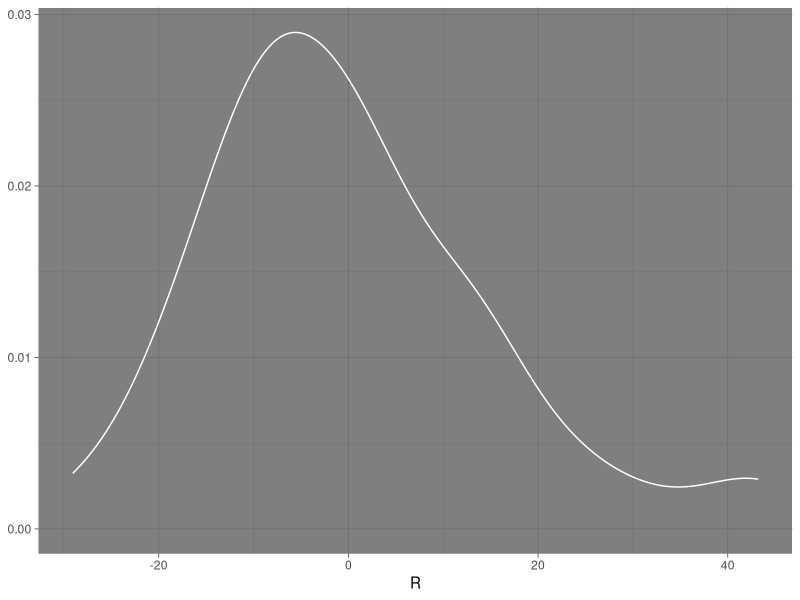
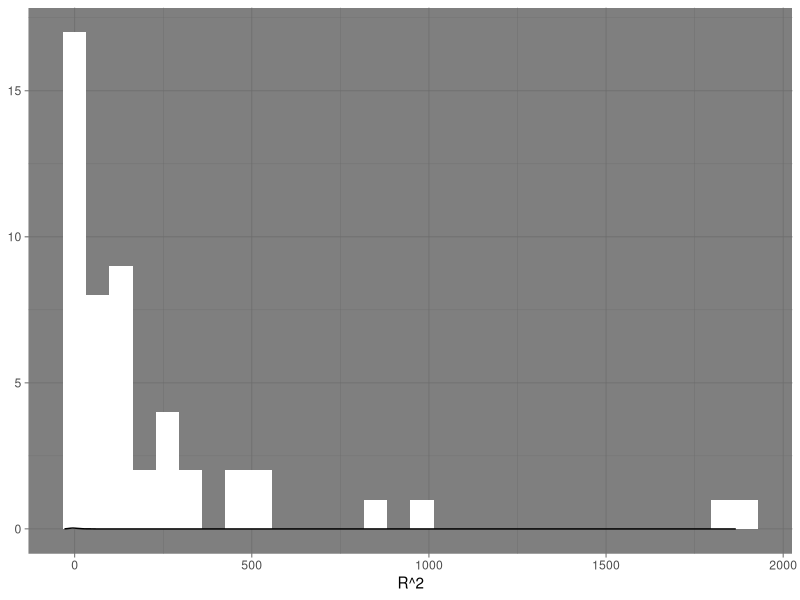
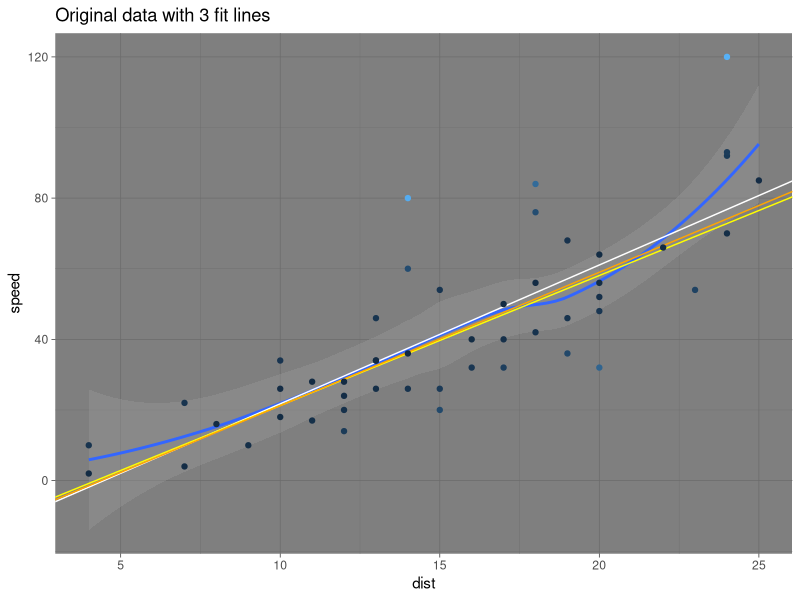
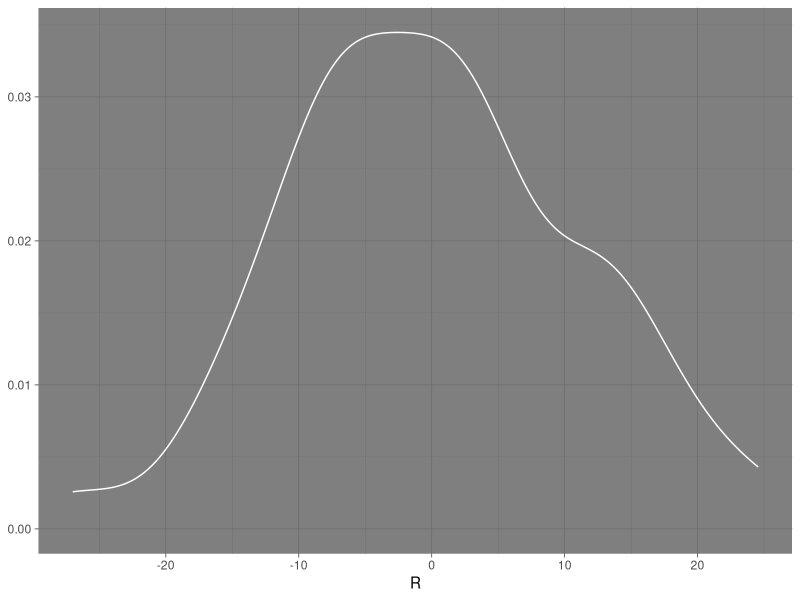
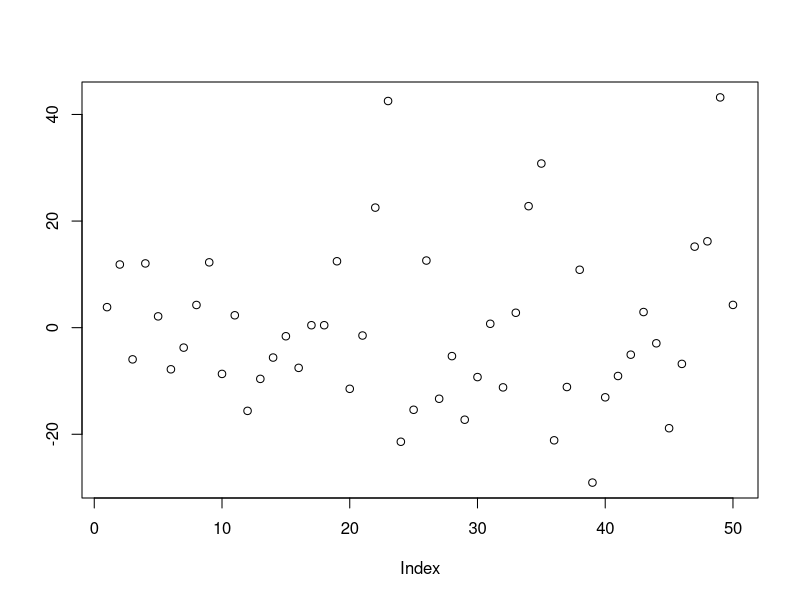
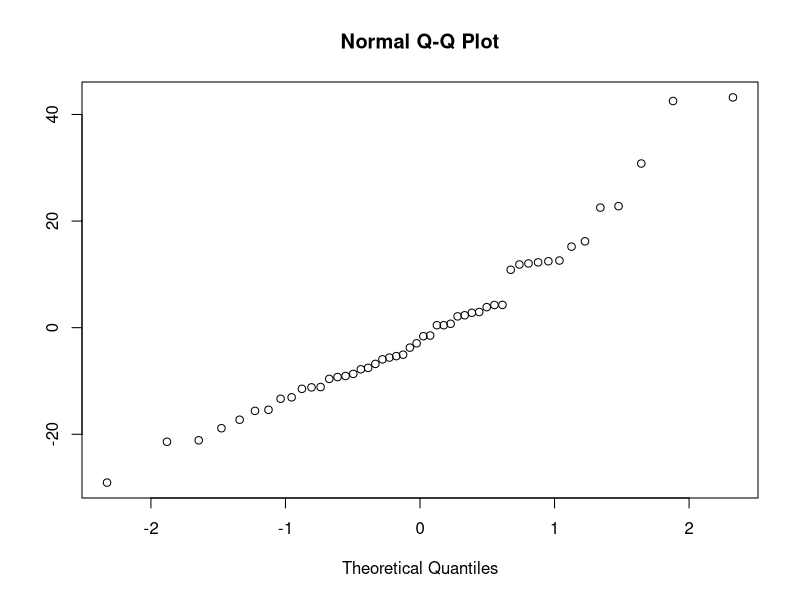
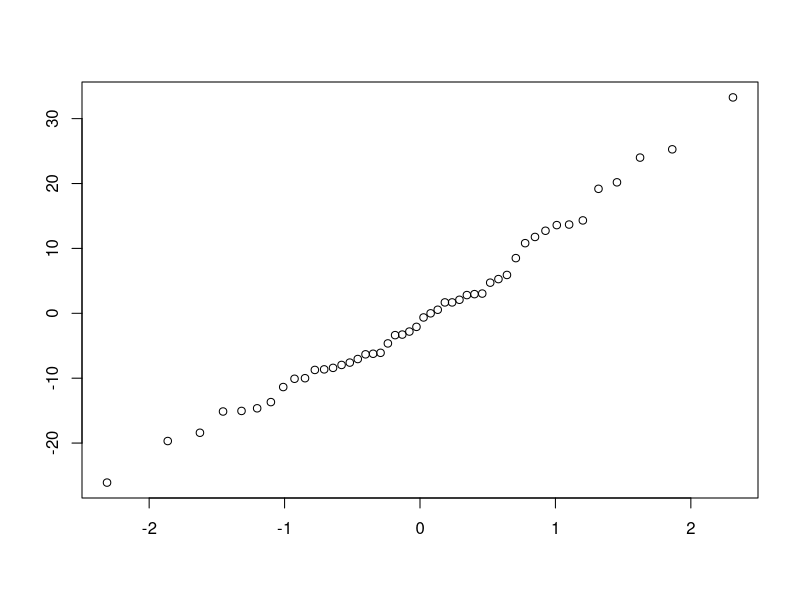
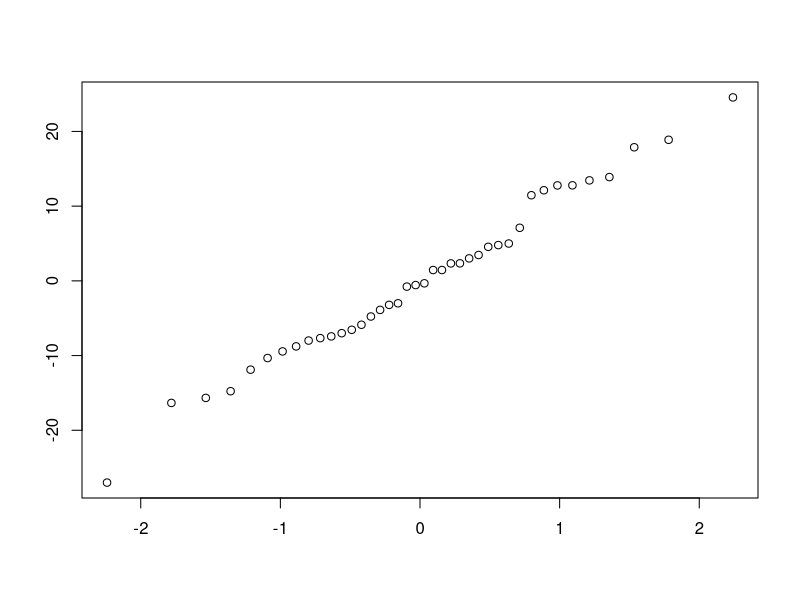

Generate these figures, in order, with R:
## ---- chunk 1
knitr::opts_chunk$set(echo = TRUE)
## ---- chunk 2
library(ggplot2)
library(cowplot)
library(lmtest)

cars <- datasets::cars

(model1 <- lm(dist ~ speed, cars))
## ---- chunk 3
p1 <- ggplot(model1, aes(x = model1$residuals)) +
  geom_density(color = "white") +
  labs(x = "R",
       y = NULL,) +
  theme_dark()

p2 <- ggplot(model1,
       aes(model1$residuals^2, breaks=50)) +
  geom_histogram(fill = "white") +
  geom_density(aes(model1$residuals)) +
  theme_dark() +
  labs(x = "R^2",
       y = NULL)
## ---- chunk 4
p1
p2
## ---- chunk 5
which(model1$residuals^2 > 1000)
no_outliers_1000 <- cars[-c(23,49), ]
model2 <- lm(dist ~ speed, no_outliers_1000)

which(model1$residuals^2 > 350)
no_outliers_400 <- no_outliers_1000[-c(22,23,24, 34,35,36,39,45,49),]
model3 <- lm(dist ~ speed, no_outliers_400)
## ---- chunk 6
p3 <- ggplot(cars, aes(x = cars[,1],
                 y = cars[,2],
                 color = model1$residuals^2)) + 
  geom_smooth() +
  geom_abline(intercept = model1$coefficients[1],
              slope = model1$coefficients[2],
              color = "white") +
  geom_abline(intercept = model2$coefficients[1],
              slope = model2$coefficients[2],
              color = "yellow") +
  geom_abline(intercept = model3$coefficients[1],
              slope = model3$coefficients[2],
              color = "orange") +
  geom_point() +
  theme_dark() +
  xlab(NULL) +
  ylab(NULL) +
  theme(legend.position = "none") +
  labs(title = "Original data with 3 fit lines",
       x = "dist",
       y = "speed")

p3

model1$coefficients
model2$coefficients
model3$coefficients
## ---- chunk 7
p4 <- ggplot(model3, aes(x = model3$residuals)) +
  geom_density(color = "white") +
  labs(x = "R",
       y = NULL,) +
  theme_dark()

p4
## ---- chunk 8
plot(model1$residuals, ylab='')
qqnorm(model1$residuals, ylab='')
## ---- chunk 9

qqnorm(model2$residuals,
       main="", xlab="", ylab="")
qqnorm(model3$residuals,
       main="", xlab="", ylab="")
plot(model3$residuals)
## ---- chunk 10
bptest(model1)
bptest(model3)
